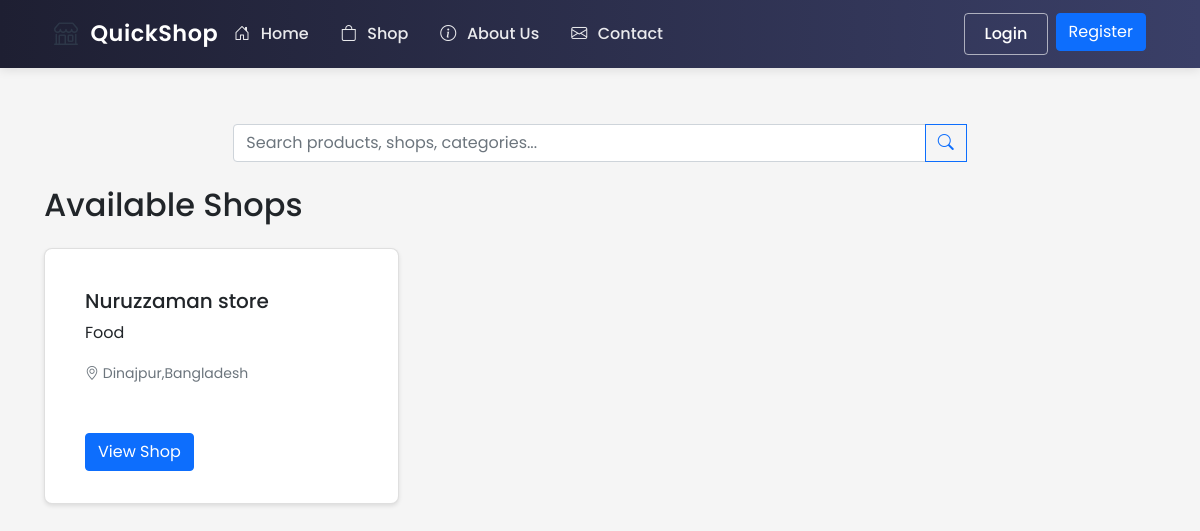
Page /shop/ on the earlier database version.
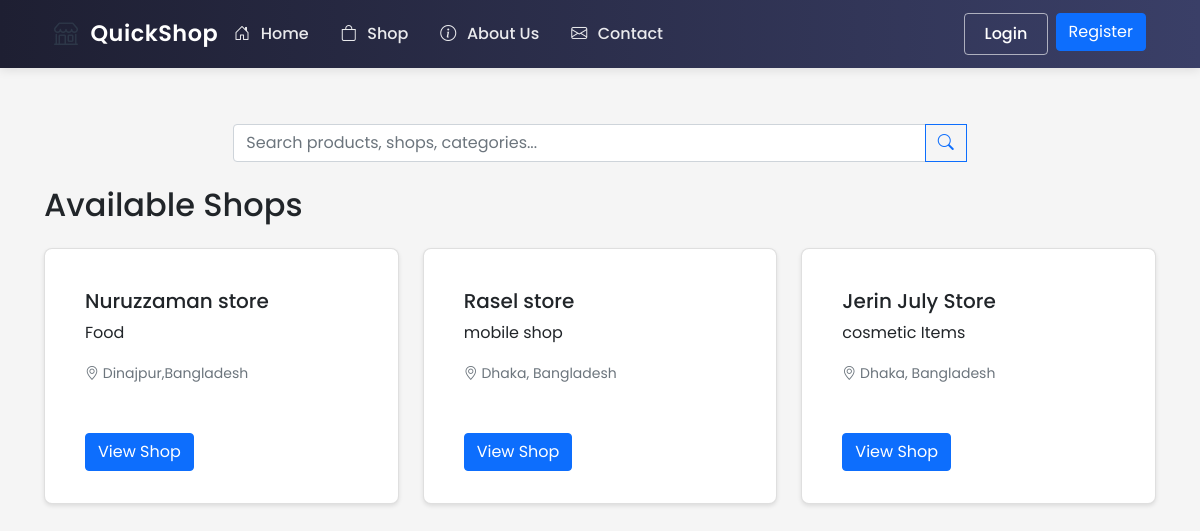
Same page on the later database version.
### ecommerce/models/shop.py (models this page shows, shortened)
class Shop(db.Model):
    id = db.Column(db.Integer, primary_key=True)
    name = db.Column(db.String(100), nullable=False)
    description = db.Column(db.Text)
    owner_id = db.Column(db.Integer, db.ForeignKey('user.id'), nullable=False)
    location_lat = db.Column(db.Float, nullable=False)
    location_lng = db.Column(db.Float, nullable=False)
    address = db.Column(db.String(200), nullable=False)
    created_at = db.Column(db.DateTime, default=datetime.utcnow)
    is_active = db.Column(db.Boolean, default=True)
    products = db.relationship('Product', backref='shop', lazy=True)
    orders = db.relationship('Order', backref='shop', lazy=True)

### ecommerce/routes/shop.py (the view)
@shop_bp.route('/')
def index():
    shops = Shop.query.filter_by(is_active=True).all()
    return render_template('shop/index.html', shops=shops)

### ecommerce/templates/shop/index.html (shortened to what this page needs)
{% extends "base.html" %}
{% block content %}
<div class="container mt-4">
    <div class="row mb-4">
        <div class="col-md-8 mx-auto">
            {% with search_type='all' %}
            {% include 'includes/search_box.html' %}
            {% endwith %}
        </div>
    </div>
    <h2 class="mb-4">Available Shops</h2>
    <div class="row">
        {% for shop in shops %}
            <div class="col-md-4 mb-4">
                <div class="card h-100">
                    <div class="card-body">
                        <h5 class="card-title">{{ shop.name }}</h5>
                        <p class="card-text">{{ shop.description }}</p>
                        <p class="card-text">
                            <small class="text-muted">
                                <i class="bi bi-geo-alt"></i> {{ shop.address }}
                            </small>
                        </p>
                    </div>
                    <div class="card-footer bg-transparent border-top-0">
                        <a href="{{ url_for('shop.view', shop_id=shop.id) }}" class="btn btn-primary">
                            View Shop
                        </a>
                    </div>
                </div>
            </div>
        {% else %}
            <div class="col-12 text-center">
                <div class="alert alert-info">
                    No shops available at the moment.
                </div>
            </div>
        {% endfor %}
    </div>
</div>
{% endblock %}

### ecommerce/templates/base.html (shortened to what this page needs)
<!DOCTYPE html>
<html lang="en">
<head>
    <link href="https://cdn.jsdelivr.net/npm/bootstrap@5.1.3/dist/css/bootstrap.min.css" rel="stylesheet">
    <link rel="stylesheet" href="https://cdn.jsdelivr.net/npm/bootstrap-icons@1.7.2/font/bootstrap-icons.css">
    <link rel="stylesheet" href="{{ url_for('static', filename='css/style.css') }}">
</head>
<body class="d-flex flex-column min-vh-100">
    <nav class="navbar navbar-expand-lg navbar-light">
        <div class="container">
            <a class="logo" href="{{ url_for('main.index') }}">
                <span class="logo-icon">
                    <i class="bi bi-shop"></i>
                </span>
                <span class="logo">QuickShop</span>
            </a>
            <div class="collapse navbar-collapse" id="navbarNav">
                <ul class="navbar-nav me-auto">
                    <li class="nav-item">
                        <a class="nav-link" href="{{ url_for('main.index') }}">
                            <i class="bi bi-house-door"></i> Home
                        </a>
                    </li>
                    <li class="nav-item">
                        <a class="nav-link" href="{{ url_for('shop.index') }}">
                            <i class="bi bi-bag"></i> Shop
                        </a>
                    </li>
                    <li class="nav-item">
                        <a class="nav-link" href="{{ url_for('main.about') }}">
                            <i class="bi bi-info-circle"></i> About Us
                        </a>
                    </li>
                    <li class="nav-item">
                        <a class="nav-link" href="{{ url_for('main.contact_page') }}">
                            <i class="bi bi-envelope"></i> Contact
                        </a>
                    </li>
                </ul>
                <ul class="navbar-nav ms-auto">
                    {% if current_user.is_authenticated %}
                        {% if current_user.role == 'admin' %}
                        <li class="nav-item">
                            <a class="nav-link" href="{{ url_for('admin.dashboard') }}">
                                <i class="bi bi-speedometer2"></i> Admin Panel
                            </a>
                        </li>
                        <li class="nav-item dropdown">
                            <a class="nav-link dropdown-toggle" href="#" role="button" data-bs-toggle="dropdown">
                                <i class="bi bi-gear"></i> Manage
                            </a>
                            <ul class="dropdown-menu">
                                <li><a class="dropdown-item" href="{{ url_for('admin.orders') }}">
                                    <i class="bi bi-box-seam"></i> Orders
                                </a></li>
                                <li><a class="dropdown-item" href="{{ url_for('admin.manage_shops') }}">
                                    <i class="bi bi-shop"></i> Shops
                                </a></li>
                                <li><a class="dropdown-item" href="{{ url_for('admin.settings') }}">
                                    <i class="bi bi-gear"></i> Settings
                                </a></li>
                            </ul>
                        </li>
                        {% elif current_user.role == 'shop_owner' %}
                        <li class="nav-item">
                            <a class="nav-link" href="{{ url_for('shop.dashboard') }}">
                                <i class="bi bi-speedometer2"></i> Shop Dashboard
                            </a>
                        </li>
                        <li class="nav-item dropdown">
                            <a class="nav-link dropdown-toggle" href="#" role="button" data-bs-toggle="dropdown">
                                <i class="bi bi-shop"></i> Shop Management
                            </a>
                            <ul class="dropdown-menu">
                                <li><a class="dropdown-item" href="{{ url_for('shop.orders') }}">
                                    <i class="bi bi-box-seam"></i> Orders
                                </a></li>
                                <li><a class="dropdown-item" href="{{ url_for('shop.manage') }}">
                                    <i class="bi bi-grid"></i> Products
                                </a></li>
                                <li><a class="dropdown-item" href="{{ url_for('shop.settings') }}">
                                    <i class="bi bi-gear"></i> Settings
                                </a></li>
                            </ul>
                        </li>
                        {% elif current_user.role == 'delivery' %}
                        <li class="nav-item">
                            <a class="nav-link" href="{{ url_for('delivery.dashboard') }}">
                                <i class="bi bi-speedometer2"></i> Delivery Dashboard
                            </a>
                        </li>
                        <li class="nav-item">
                            <a class="nav-link" href="{{ url_for('delivery.settings') }}">
                                <i class="bi bi-gear"></i> Settings
                            </a>
                        </li>
                        {% else %}
                        <li class="nav-item">
                            <a class="nav-link" href="{{ url_for('main.cart') }}">
                                <i class="bi bi-cart"></i> Cart
                            </a>
                        </li>
                        <li class="nav-item dropdown">
                            <a class="nav-link dropdown-toggle" href="#" role="button" data-bs-toggle="dropdown">
                                <i class="bi bi-person"></i> My Account
                            </a>
                            <ul class="dropdown-menu">
                                <li><a class="dropdown-item" href="{{ url_for('user.dashboard') }}">
                                    <i class="bi bi-speedometer2"></i> Dashboard
                                </a></li>
                                <li><a class="dropdown-item" href="{{ url_for('user.orders') }}">
                                    <i class="bi bi-box-seam"></i> My Orders
                                </a></li>
                                <li><a class="dropdown-item" href="{{ url_for('user.negotiations') }}">
                                    <i class="bi bi-chat-dots"></i> Negotiations
                                </a></li>
                                <li><hr class="dropdown-divider"></li>
                                <li><a class="dropdown-item" href="{{ url_for('user.settings') }}">
                                    <i class="bi bi-gear"></i> Settings
                                </a></li>
                            </ul>
                        </li>
                        {% endif %}
                        <li class="nav-item dropdown">
                            <a class="nav-link dropdown-toggle" href="#" role="button" data-bs-toggle="dropdown">
                                <i class="bi bi-person-circle"></i> {{ current_user.username }}
                            </a>
                            <ul class="dropdown-menu dropdown-menu-end">
                                <li><a class="dropdown-item" href="{{ url_for('auth.profile') }}">
                                    <i class="bi bi-person"></i> Profile
                                </a></li>
                                <li><hr class="dropdown-divider"></li>
                                <li><a class="dropdown-item" href="{{ url_for('auth.logout') }}">
                                    <i class="bi bi-box-arrow-right"></i> Logout
                                </a></li>
                            </ul>
                        </li>
                    {% else %}
                        <li class="nav-item">
                            <a class="btn btn-outline-primary me-2" href="{{ url_for('auth.login') }}">Login</a>
                        </li>
                        <li class="nav-item">
                            <a class="btn btn-primary" href="{{ url_for('auth.register') }}">Register</a>
                        </li>
                    {% endif %}
                </ul>
            </div>
        </div>
    </nav>
    <main class="flex-shrink-0">
        {% block content %}{% endblock %}
    </main>
</body>
</html>

### ecommerce/templates/includes/search_box.html (shortened to what this page needs)
<form class="search-form" action="{{ url_for('main.search') }}" method="GET">
    <div class="input-group">
        <input class="form-control search-input" type="search" name="q"
               value="{{ request.args.get('q', '') }}"
               placeholder="Search products, shops, categories..."
               aria-label="Search" autocomplete="off">
        <button class="btn btn-outline-primary" type="submit">
            <i class="bi bi-search"></i>
        </button>
    </div>
</form>

### ecommerce/static/css/style.css (style rules this page uses)
* { margin: 0; padding: 0; box-sizing: border-box; }
html { height: 100%; }
body { font-family: 'Poppins', sans-serif; background-color: #f5f5f5; min-height: 100vh; display: flex; flex-direction: column; }
.logo { display: flex; align-items: center; gap: 0.75rem; text-decoration: none; }
.logo-icon { display: inline-flex; align-items: center; justify-content: center; font-size: 1.5rem; color: #2D3748; }
main { flex: 1 0 auto; padding: 2rem; width: 100%; max-width: 1200px; margin: 0 auto; }
.navbar { background: linear-gradient(to right, #1e1f32, #3a3f67); padding: 0.8rem 0; box-shadow: 0 2px 10px rgba(0, 0, 0, 0.1); position: sticky; top: 0; z-index: 1000; }
.navbar .container { padding: 0 1.5rem; }
.navbar-brand, .logo { color: #ffffff !important; font-size: 1.4rem; font-weight: 600; letter-spacing: 0.5px; padding: 0; }
.navbar .nav-link { color: rgba(255, 255, 255, 0.9) !important; font-weight: 500; padding: 0.5rem 1rem !important; transition: all 0.3s ease; position: relative; }
.navbar .nav-link::after { content: ''; position: absolute; bottom: 0; left: 50%; width: 0; height: 2px; background: #ffffff; transition: all 0.3s ease; transform: translateX(-50%); }
.navbar .nav-item .nav-link i { margin-right: 0.4rem; }
.navbar .btn-outline-primary { color: #ffffff; border-color: rgba(255, 255, 255, 0.6); padding: 0.5rem 1.2rem; font-weight: 500; transition: all 0.3s ease; }
.card { background: white; border-radius: 8px; box-shadow: 0 2px 4px rgba(0,0,0,0.1); padding: 1.5rem; margin-bottom: 1.5rem; }

Differences in the rows shown:
added Shop: name "Rasel store", description "mobile shop", address "Dhaka, Bangladesh"
added Shop: name "Jerin July Store", description "cosmetic Items", address "Dhaka, Bangladesh"
